Frame 1 (no input): blank canvas, image omitted
Frame 60 (no input): blank canvas, image omitted
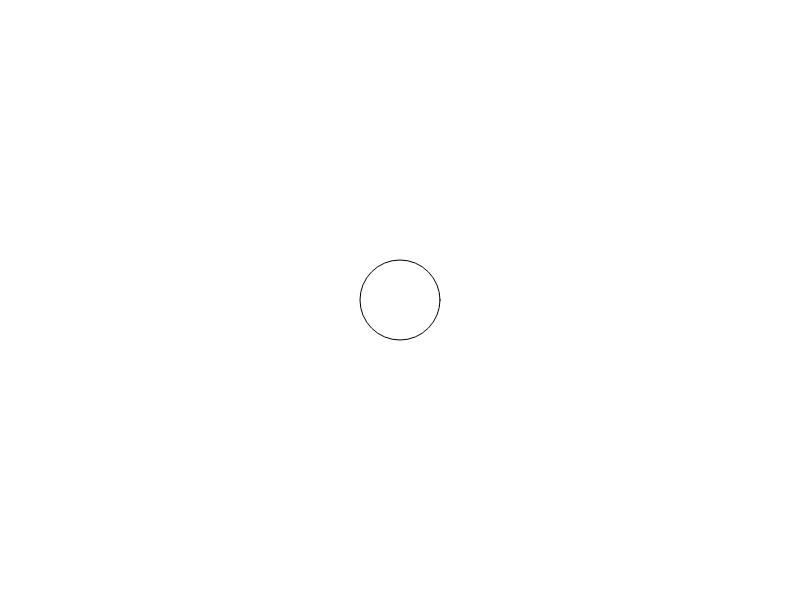
Frame 120 (the mouse pressed at the canvas centre since frame 60)

The p5.js sketch whose frames 1 and 60 were blank and that drew this single picture after the mouse press (run headless with seeded random() and noise() and a simulated clock; from frame 60 on, the mouse is pressed at the canvas centre):

// p5.js sketch
// ── sketch.js
function setup() {
  createCanvas(displayWidth, displayHeight);
  background('#ffaadd')
}

function draw() {
  clear() 
  ellipse(mouseX, mouseY, 80, 80);

  // ellipse(windowWidth / 2, windowHeight / 2, 80, 80)
}
